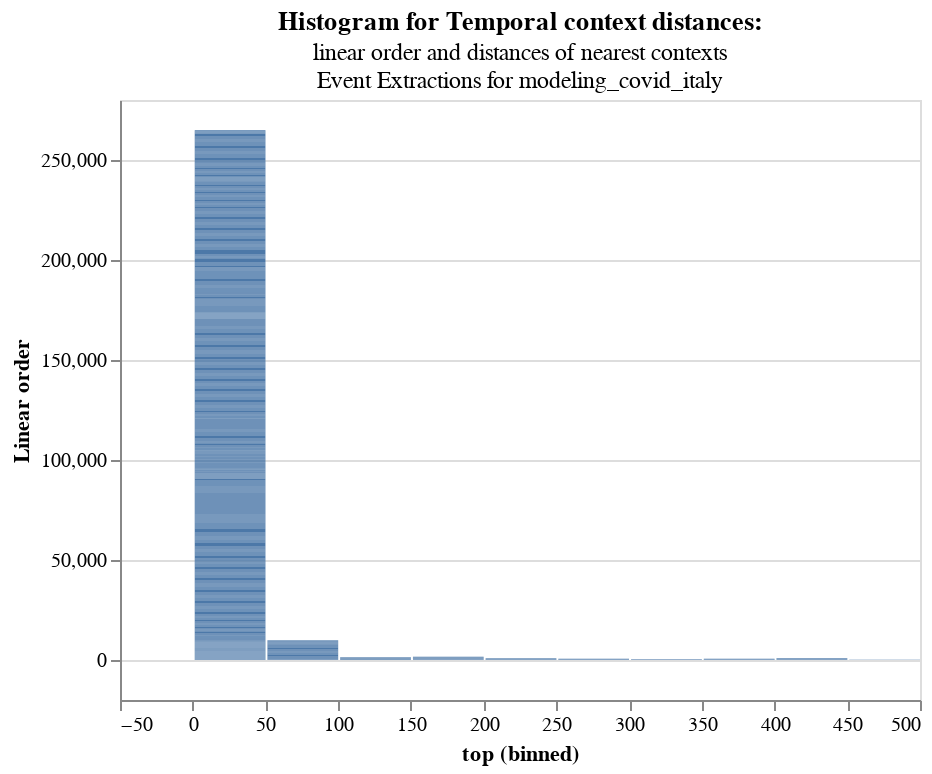

Write notebook code for a chart like this one.
### Code cell
res = pd.DataFrame.from_dict(all_results['modeling_covid_italy_all.csv']['temp_results'])
ch = alt.Chart(res).encode(
    alt.X("top:Q", bin=True),
    y=alt.Y('sno',title="Linear order")
).properties(
    title=alt.TitleParams('Histogram for Temporal context distances: ',
    subtitle=["linear order and distances of nearest contexts","Event Extractions for modeling_covid_italy"])
)

ch.configure_title(
    fontSize=14,
    font='Courier',
    anchor='start',
    color='gray'
)
ch.mark_bar() + ch.mark_text(align='left', dy=2)

### Figure 1 — Vega-Lite specification as saved in the notebook (floating-point values rounded to 4 significant figures; data arrays with more than 128 entries replaced by an {"elided": "..."} marker saying what was removed)
{"config": {"view": {"continuousWidth": 400, "continuousHeight": 300}}, "layer": [{"mark": "bar", "encoding": {"x": {"bin": true, "field": "top", "type": "quantitative"}, "y": {"field": "sno", "title": "Linear order", "type": "quantitative"}}, "title": {"text": "Histogram for Temporal context distances: ", "subtitle": ["linear order and distances of nearest contexts", "Event Extractions for modeling_covid_italy"]}}, {"mark": {"type": "text", "align": "left", "dy": 2}, "encoding": {"x": {"bin": true, "field": "top", "type": "quantitative"}, "y": {"field": "sno", "title": "Linear order", "type": "quantitative"}}, "title": {"text": "Histogram for Temporal context distances: ", "subtitle": ["linear order and distances of nearest contexts", "Event Extractions for modeling_covid_italy"]}}], "data": {"name": "data-232dd6f046ce5164b82e482d2aa1e4fa"}, "$schema": "https://vega.github.io/schema/vega-lite/v4.17.0.json", "datasets": {"data-232dd6f046ce5164b82e482d2aa1e4fa": {"elided": "940 records"}}}
